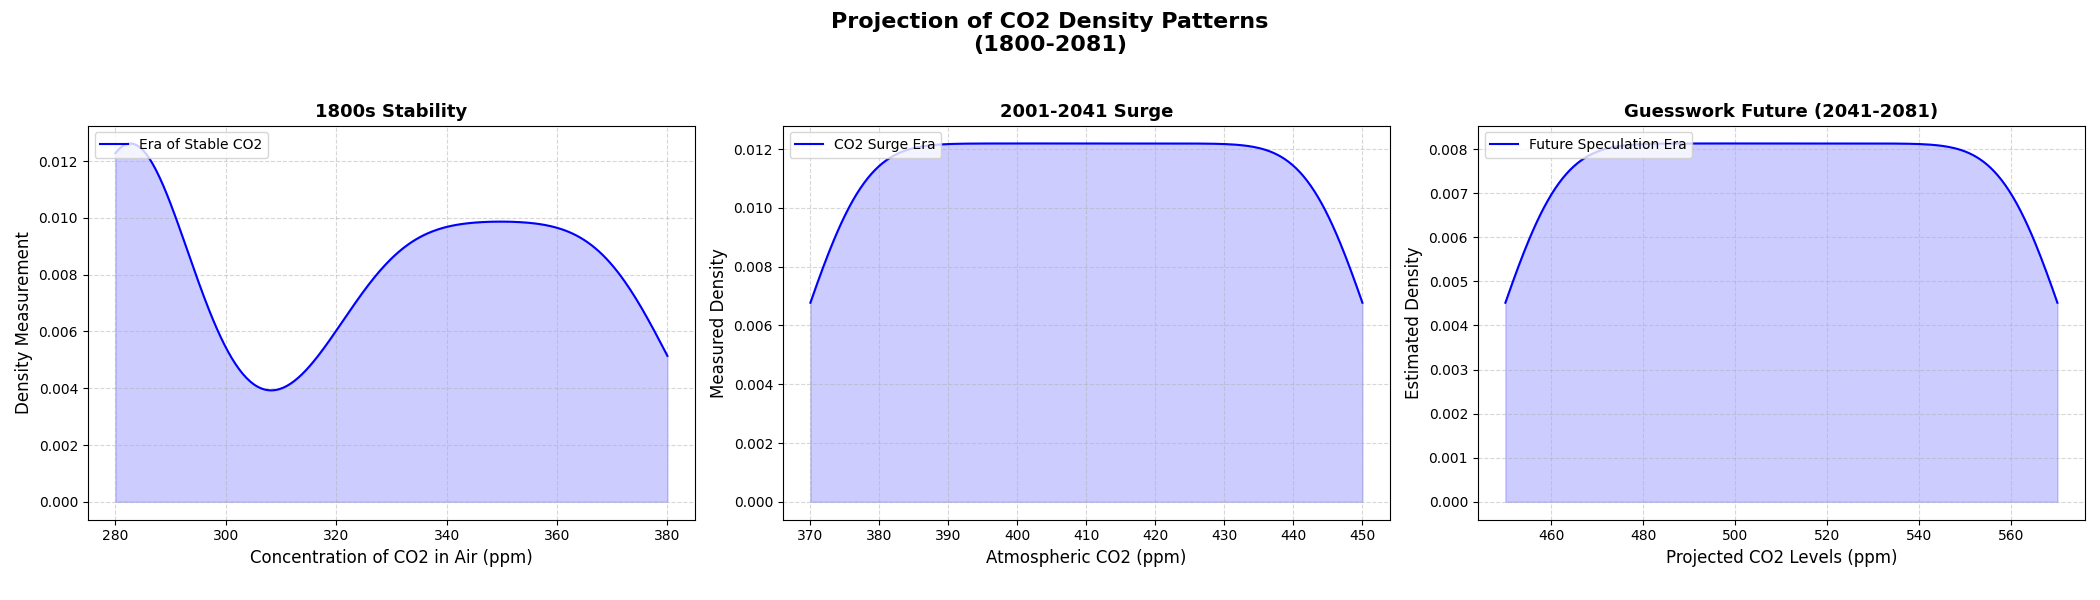

Recreate this plot in Python.
import matplotlib.pyplot as plt
import numpy as np
from scipy.stats import kde

# Constructing the data
years = np.linspace(1800, 2000, 101)
co2_levels_pre_industrial = [280]*20 + [281, 281, 282, 283, 283, 284, 285, 286, 287, 287, 
                                        288, 289, 290, 292, 294, 298, 301, 305, 310, 315] + [320 + i for i in range(61)]
co2_levels_post_industrial = [370 + 2*i for i in range(41)]
co2_levels_future = [450 + 3*i for i in range(41)]

# Merging the data
all_years = np.concatenate((years, np.linspace(2001, 2081, 81)))
all_co2_levels = np.concatenate((co2_levels_pre_industrial, co2_levels_post_industrial, co2_levels_future))

# Plotting the data
fig, ax = plt.subplots(1, 3, figsize=(21, 6))

# KDE calculations
density_pre_industrial = kde.gaussian_kde(co2_levels_pre_industrial, bw_method=0.3)
density_post_industrial = kde.gaussian_kde(co2_levels_post_industrial, bw_method=0.3)
density_future = kde.gaussian_kde(co2_levels_future, bw_method=0.3)

x_range_pre = np.linspace(min(co2_levels_pre_industrial), max(co2_levels_pre_industrial), 300)
x_range_post = np.linspace(min(co2_levels_post_industrial), max(co2_levels_post_industrial), 300)
x_range_future = np.linspace(min(co2_levels_future), max(co2_levels_future), 300)

# Plot 1: Pre-Industrial Era
ax[0].plot(x_range_pre, density_pre_industrial(x_range_pre), label="Era of Stable CO2", color='blue')
ax[0].fill_between(x_range_pre, density_pre_industrial(x_range_pre), color='blue', alpha=0.2)

# Plot 2: Post-Industrial Era
ax[1].plot(x_range_post, density_post_industrial(x_range_post), label="CO2 Surge Era", color='blue')
ax[1].fill_between(x_range_post, density_post_industrial(x_range_post), color='blue', alpha=0.2)

# Plot 3: Hypothetical Future Era
ax[2].plot(x_range_future, density_future(x_range_future), label="Future Speculation Era", color='blue')
ax[2].fill_between(x_range_future, density_future(x_range_future), color='blue', alpha=0.2)

# Adding titles and labels
fig.suptitle('Projection of CO2 Density Patterns\n(1800-2081)', fontsize=16, fontweight='bold')

ax[0].set_title('1800s Stability', fontsize=13, fontweight='bold')
ax[0].set_xlabel('Concentration of CO2 in Air (ppm)', fontsize=12)
ax[0].set_ylabel('Density Measurement', fontsize=12)
ax[0].legend(loc='upper left')
ax[0].grid(True, linestyle='--', alpha=0.5)

ax[1].set_title('2001-2041 Surge', fontsize=13, fontweight='bold')
ax[1].set_xlabel('Atmospheric CO2 (ppm)', fontsize=12)
ax[1].set_ylabel('Measured Density', fontsize=12)
ax[1].legend(loc='upper left')
ax[1].grid(True, linestyle='--', alpha=0.5)

ax[2].set_title('Guesswork Future (2041-2081)', fontsize=13, fontweight='bold')
ax[2].set_xlabel('Projected CO2 Levels (ppm)', fontsize=12)
ax[2].set_ylabel('Estimated Density', fontsize=12)
ax[2].legend(loc='upper left')
ax[2].grid(True, linestyle='--', alpha=0.5)

# Adjust layout
plt.tight_layout(rect=[0, 0.03, 1, 0.95])

# Display the plot
plt.show()
